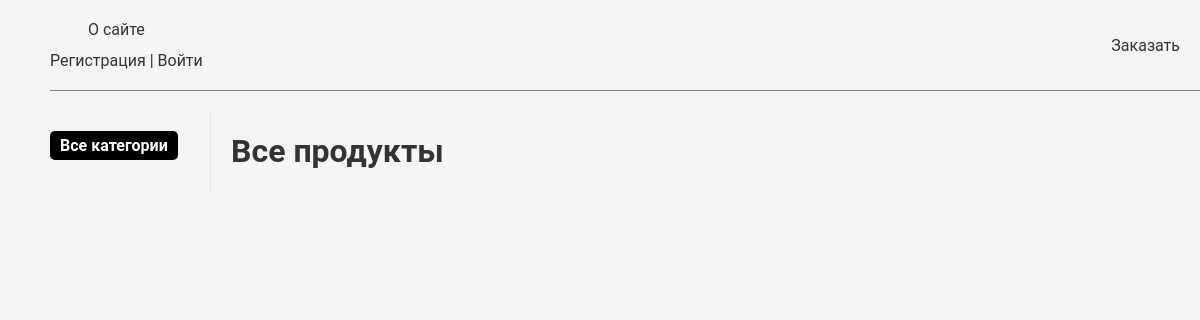
Before: /products/ with the older database file.
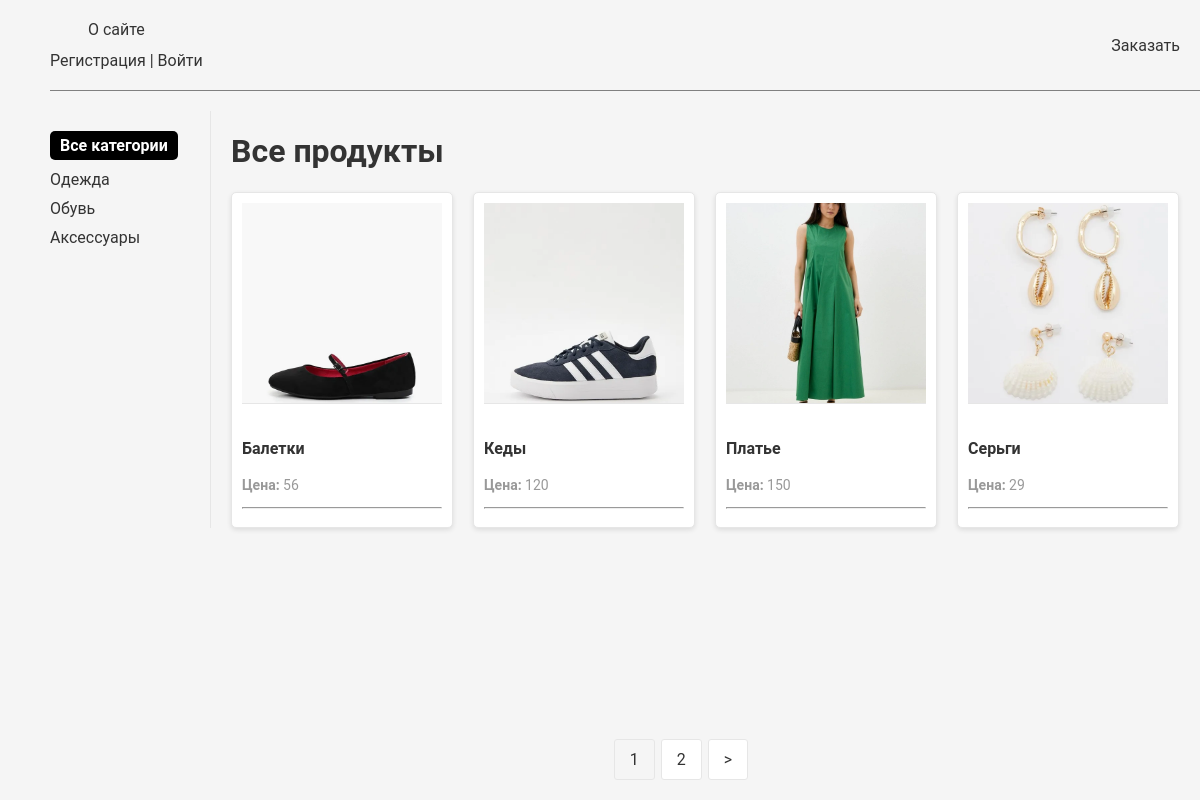
After: the same page with the newer database file.
### catalog/models.py (models this page shows, shortened)
class Category(models.Model):
    name = models.CharField(max_length=50)
    slug = models.SlugField(max_length=255, unique=True, db_index=True, verbose_name="URL")
    class Meta:
        ordering = ['name']
    def get_absolute_url(self):
        return reverse('catalog:cat_products', kwargs={'cat_slug': self.slug})

class Products(models.Model):
    name = models.CharField(max_length=60)
    price = models.IntegerField(default=0)
    category = models.ForeignKey(Category, on_delete=models.CASCADE, default=1)
    description = models.CharField(max_length=250, default='', blank=True, null=True)
    image = models.ImageField(upload_to='uploads/products/%Y/%m/%d/')
    quantity = models.IntegerField(default=0)
    slug = models.SlugField(max_length=255, unique=True, db_index=True, verbose_name="URL")
    class Meta:
        ordering = ['name']

### catalog/views.py (the view)
# urls.py: path('', Product.as_view(), name='products'),
class Product(DataMixin, ListView):
    model = Products
    template_name = 'catalog/products.html'
    context_object_name = 'products'
    def get_queryset(self):
        cat_slug = self.kwargs.get('cat_slug')
        if cat_slug:
            return Products.objects.filter(category__slug=cat_slug)
        else:
            return Products.objects.all()
    def get_context_data(self, *, object_list=None, **kwargs):
        context = super().get_context_data(**kwargs)
        cat_slug = self.kwargs.get('cat_slug')
        if cat_slug:
            category = Category.objects.filter(slug=cat_slug).first()
            cat_selected = category.id if category else 0
            c_def = self.get_user_context(title='Категория - ' + str(category.name), cat_selected=cat_selected)
        else:
            c_def = self.get_user_context(title='Все продукты', cat_selected=0)
        context.update(c_def)
        return context

### users/utils.py (called while the page is built)
    def get_user_context(self, **kwargs):
        context = kwargs
        cats = Category.objects.annotate(Count('products'))
        user_menu = menu.copy()
        context['menu'] = user_menu
        context['cats'] = cats
        if 'cat_selected' not in context:
            context['cat_selected'] = 0
        return context

    def get_context_data(self, *, object_list=None, **kwargs):
        context = super().get_context_data(**kwargs)
        c_def = self.get_user_context(title="Список заказов")
        context.update(c_def)
        return context

### catalog/templates/catalog/products.html
{% extends 'users/base.html' %}
{% block content %}
<h1>{{title}}</h1>
<ul class="product-list">
         {% for p in products %}
         <li>
                    <a href="{% url 'catalog:one_product' p.slug %}" class="product-title">
                        <img src="{{ p.image.url }}" class="product-image">
                    </a>
                   <h3> <a href="{% url 'catalog:one_product' p.slug %}" class="product-title">{{p.name}}</a></h3>
                    <p class="product-price"><strong>Цена:</strong> {{ p.price }}</p>
                   <hr>
         </li>
         {% endfor %}
</ul>
{% endblock %}

### users/templates/users/base.html (shortened to what this page needs)
{% load static %}
<!DOCTYPE html>
<html>
<head>
    <link rel="stylesheet" href="{% static 'css/styles.css' %}">
</head>
<body>
<table class="table-page" border="0" cellpadding="0" cellspacing="0">
    <tr>
        <td valign="top" class="categories">
            {% block mainmenu %}
            <ul id="mainmenu" class="mainmenu">
                <div class="mainmenu__about">
                    {% for m in menu %}
                    <li><a href="{% url 'users:'|add:m.url_name %}">{{m.title}}</a></li>
                    {% endfor %}
                    {% if request.user.is_authenticated %}
                    <li class="last"> {{user.username}} | <a href="{% url 'users:logout' %}">Выйти</a></li>
                    {% else %}
                    <li class="last"><a href="{% url 'users:register' %}">Регистрация</a> | <a href="{% url 'users:login' %}">Войти</a> </li>
                    {% endif %}
                </div>
                <li><a href="{% url 'orders:create_order' %}">Заказать</a>
                </li>
            </ul>
            {% endblock mainmenu %}
            <table class="table-content" border=0 cellpadding="0" cellspacing="0">
                <tr>
                    <td valign="top" class="left-chapters">
                        <ul id="leftchapters">
                            {% if request.resolver_match.url_name == 'products' and cat_selected == 0 %}
                                <li class="selected">Все категории</li>
                            {% else %}
                                <li><a href="{% url 'catalog:products' %}">Все категории</a></li>
                            {% endif %}
                            {% for c in cats %}
                                {% if c.products__count > 0 %}
                                {% if c.pk == cat_selected %}
                                <li class="selected">{{c.name}}</li>
                                {% else %}
                                <li><a href="{{ c.get_absolute_url }}">{{c.name}}</a></li>
                                {% endif %}
                                {% endif %}
                            {% endfor %}
                        </ul>
                    </td>
                    <td valign="top" class="content">
                        <div class="content-text">
                            {% block content %}
                            {% endblock %}
                            {% if page_obj.has_other_pages %}
                            <nav class="pagination-nav">
                                <ul class="pagination">
                                    {% for p in page_obj.paginator.page_range %}
                                    {% if page_obj.number == p %}
                                    <li class="page-num page-num-selected">{{ p }}</li>
                                    {% elif p >= page_obj.number|add:-2 and p <= page_obj.number|add:2 %}
                                    <li class="page-num">
                                        <a href="?page={{ p }}" class="page-link">{{ p }}</a>
                                    </li>
                                    {% endif %}
                                    {% endfor %}
                                    {% if page_obj.has_next %}
                                    <li class="page-num">
                                        <a href="?page={{ page_obj.next_page_number }}" class="page-link">&gt;</a>
                                    </li>
                                    {% endif %}
                                </ul>
                            </nav>
                            {% endif %}
                        </div>
                    </td>
                </tr>
            </table>
        </td>
    </tr>
</table>
</body>
</html>

### static/css/styles.css (style rules this page uses)
body { font-family: 'Roboto', Arial, sans-serif; background-color: #f5f5f5; margin: 0; padding: 0; color: #333; }
ul { list-style: none; padding: 0; margin: 0; }
a { text-decoration: none; color: #333; transition: color 0.3s ease; }
.table-page { width: 100%; }
.mainmenu { padding: 20px 0; display: flex; align-items: center; justify-content: space-between; border-bottom: 1px solid gray; }
.mainmenu__about { display: flex; flex-direction: column; }
.mainmenu__about li:first-child { margin-bottom: 12px; }
#mainmenu { text-align: center; margin-bottom: 20px; }
#mainmenu li { display: inline-block; margin-right: 20px; }
#mainmenu li.last { margin-right: 0; }
#mainmenu li a { font-size: 16px; color: #333; }
.categories { padding-left: 50px; }
.left-chapters { width: 150px; padding-right: 10px; border-right: 1px solid #e6e6e6; margin-left: 20px; }
#leftchapters { margin-top: 20px; }
#leftchapters li { font-size: 16px; color: #333; margin-bottom: 10px; cursor: pointer; }
#leftchapters li.selected { font-weight: bold; border-radius: 5px; color: #666; background-color: #000; color: #fff; padding: 5px 10px; display: inline-block; }
.table-content { padding-bottom: 20px; }
.content { padding-left: 20px; }
.content-text { margin-top: 20px; }
.product-list { list-style: none; margin: 0; padding: 0; display: flex; flex-wrap: wrap; gap: 20px; }
.product-list li { background-color: #fff; border: 1px solid #e6e6e6; border-radius: 5px; padding: 10px; width: 200px; box-shadow: 0 2px 5px rgba(0, 0, 0, 0.1); }
.product-image { width: 100%; height: 200px; object-fit: cover; border-bottom: 1px solid #e6e6e6; margin-bottom: 10px; }
.product-title { font-size: 16px; font-weight: bold; color: #333; margin: 0 0 10px; text-decoration: none; }
.product-price { font-size: 14px; color: #999; }
.pagination-nav { display: flex; justify-content: center; position: fixed; bottom: 10px; width: 75%; padding: 10px 0; z-index: 1000; }
.pagination { list-style: none; display: flex; padding: 0; margin: 0; }
.page-num { margin: 0 3px; }
.page-link { display: block; padding: 10px 15px; text-decoration: none; color: #333; background-color: #fff; border: 1px solid #e6e6e6; border-radius: 3px; transition: background-color 0.3s ease, color 0.3s ease; }
.page-num-selected { padding: 10px 15px; color: #333; background-color: #f5f5f5; border: 1px solid #e6e6e6; border-radius: 3px; }

Changed rows visible on the page:
added Category: name "Одежда"
added Category: name "Обувь"
added Category: name "Аксессуары"
added Products: image (picture), name "Балетки", price "56"
added Products: image (picture), name "Кеды", price "120"
added Products: image (picture), name "Платье", price "150"
added Products: image (picture), name "Серьги", price "29"
Other visible differences:
new list line: "1"
new list line: "2"
